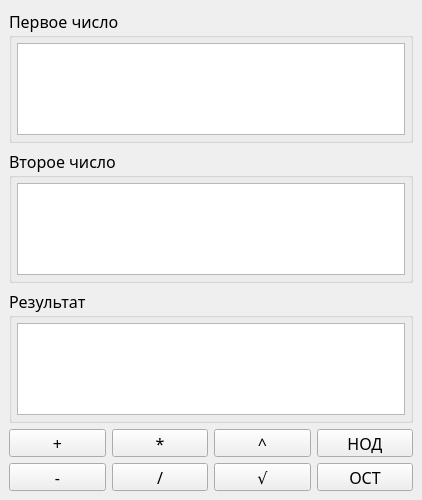
<?xml version="1.0" encoding="UTF-8"?>
<ui version="4.0">
 <class>MainWindow</class>
 <widget class="QMainWindow" name="MainWindow">
  <property name="geometry">
   <rect>
    <x>0</x>
    <y>0</y>
    <width>422</width>
    <height>500</height>
   </rect>
  </property>
  <property name="minimumSize">
   <size>
    <width>422</width>
    <height>500</height>
   </size>
  </property>
  <property name="maximumSize">
   <size>
    <width>422</width>
    <height>520</height>
   </size>
  </property>
  <property name="font">
   <font>
    <family>Hack</family>
    <pointsize>12</pointsize>
   </font>
  </property>
  <property name="windowTitle">
   <string>Long arithmetic Calc</string>
  </property>
  <property name="windowIcon">
   <iconset>
    <normaloff>img/logo.png</normaloff>img/logo.png</iconset>
  </property>
  <property name="windowOpacity">
   <double>1.000000000000000</double>
  </property>
  <widget class="QWidget" name="centralwidget">
   <layout class="QGridLayout" name="gridLayout">
    <item row="2" column="0" colspan="2">
     <widget class="QGroupBox" name="groupBox_3">
      <property name="title">
       <string>Результат</string>
      </property>
      <layout class="QVBoxLayout" name="verticalLayout_3">
       <property name="spacing">
        <number>5</number>
       </property>
       <property name="leftMargin">
        <number>5</number>
       </property>
       <property name="topMargin">
        <number>5</number>
       </property>
       <property name="rightMargin">
        <number>5</number>
       </property>
       <property name="bottomMargin">
        <number>5</number>
       </property>
       <item>
        <widget class="QTextBrowser" name="result">
         <property name="html">
          <string>&lt;!DOCTYPE HTML PUBLIC &quot;-//W3C//DTD HTML 4.0//EN&quot; &quot;http://www.w3.org/TR/REC-html40/strict.dtd&quot;&gt;
&lt;html&gt;&lt;head&gt;&lt;meta name=&quot;qrichtext&quot; content=&quot;1&quot; /&gt;&lt;style type=&quot;text/css&quot;&gt;
p, li { white-space: pre-wrap; }
&lt;/style&gt;&lt;/head&gt;&lt;body style=&quot; font-family:'Hack'; font-size:12pt; font-weight:400; font-style:normal;&quot;&gt;
&lt;p style=&quot;-qt-paragraph-type:empty; margin-top:0px; margin-bottom:0px; margin-left:0px; margin-right:0px; -qt-block-indent:0; text-indent:0px;&quot;&gt;&lt;br /&gt;&lt;/p&gt;&lt;/body&gt;&lt;/html&gt;</string>
         </property>
        </widget>
       </item>
      </layout>
     </widget>
    </item>
    <item row="0" column="0" colspan="2">
     <widget class="QGroupBox" name="groupBox">
      <property name="title">
       <string>Первое число</string>
      </property>
      <layout class="QVBoxLayout" name="verticalLayout">
       <property name="spacing">
        <number>5</number>
       </property>
       <property name="leftMargin">
        <number>5</number>
       </property>
       <property name="topMargin">
        <number>5</number>
       </property>
       <property name="rightMargin">
        <number>5</number>
       </property>
       <property name="bottomMargin">
        <number>5</number>
       </property>
       <item>
        <widget class="QTextEdit" name="first_num_edit">
         <property name="inputMethodHints">
          <set>Qt::ImhMultiLine</set>
         </property>
         <property name="autoFormatting">
          <set>QTextEdit::AutoNone</set>
         </property>
         <property name="html">
          <string>&lt;!DOCTYPE HTML PUBLIC &quot;-//W3C//DTD HTML 4.0//EN&quot; &quot;http://www.w3.org/TR/REC-html40/strict.dtd&quot;&gt;
&lt;html&gt;&lt;head&gt;&lt;meta name=&quot;qrichtext&quot; content=&quot;1&quot; /&gt;&lt;style type=&quot;text/css&quot;&gt;
p, li { white-space: pre-wrap; }
&lt;/style&gt;&lt;/head&gt;&lt;body style=&quot; font-family:'Hack'; font-size:12pt; font-weight:400; font-style:normal;&quot;&gt;
&lt;p style=&quot;-qt-paragraph-type:empty; margin-top:0px; margin-bottom:0px; margin-left:0px; margin-right:0px; -qt-block-indent:0; text-indent:0px;&quot;&gt;&lt;br /&gt;&lt;/p&gt;&lt;/body&gt;&lt;/html&gt;</string>
         </property>
        </widget>
       </item>
      </layout>
     </widget>
    </item>
    <item row="1" column="0" colspan="2">
     <widget class="QGroupBox" name="groupBox_2">
      <property name="title">
       <string>Второе число</string>
      </property>
      <layout class="QVBoxLayout" name="verticalLayout_2">
       <property name="spacing">
        <number>5</number>
       </property>
       <property name="leftMargin">
        <number>5</number>
       </property>
       <property name="topMargin">
        <number>5</number>
       </property>
       <property name="rightMargin">
        <number>5</number>
       </property>
       <property name="bottomMargin">
        <number>5</number>
       </property>
       <item>
        <widget class="QTextEdit" name="second_num_edit">
         <property name="inputMethodHints">
          <set>Qt::ImhMultiLine</set>
         </property>
         <property name="autoFormatting">
          <set>QTextEdit::AutoNone</set>
         </property>
         <property name="html">
          <string>&lt;!DOCTYPE HTML PUBLIC &quot;-//W3C//DTD HTML 4.0//EN&quot; &quot;http://www.w3.org/TR/REC-html40/strict.dtd&quot;&gt;
&lt;html&gt;&lt;head&gt;&lt;meta name=&quot;qrichtext&quot; content=&quot;1&quot; /&gt;&lt;style type=&quot;text/css&quot;&gt;
p, li { white-space: pre-wrap; }
&lt;/style&gt;&lt;/head&gt;&lt;body style=&quot; font-family:'Hack'; font-size:12pt; font-weight:400; font-style:normal;&quot;&gt;
&lt;p style=&quot;-qt-paragraph-type:empty; margin-top:0px; margin-bottom:0px; margin-left:0px; margin-right:0px; -qt-block-indent:0; text-indent:0px;&quot;&gt;&lt;br /&gt;&lt;/p&gt;&lt;/body&gt;&lt;/html&gt;</string>
         </property>
        </widget>
       </item>
      </layout>
     </widget>
    </item>
    <item row="5" column="0" colspan="2">
     <layout class="QHBoxLayout" name="horizontalLayout_2">
      <item>
       <widget class="QPushButton" name="subtraction">
        <property name="sizePolicy">
         <sizepolicy hsizetype="Minimum" vsizetype="Fixed">
          <horstretch>28</horstretch>
          <verstretch>94</verstretch>
         </sizepolicy>
        </property>
        <property name="minimumSize">
         <size>
          <width>94</width>
          <height>28</height>
         </size>
        </property>
        <property name="text">
         <string>-</string>
        </property>
       </widget>
      </item>
      <item>
       <widget class="QPushButton" name="division">
        <property name="sizePolicy">
         <sizepolicy hsizetype="Minimum" vsizetype="Fixed">
          <horstretch>28</horstretch>
          <verstretch>94</verstretch>
         </sizepolicy>
        </property>
        <property name="minimumSize">
         <size>
          <width>94</width>
          <height>28</height>
         </size>
        </property>
        <property name="text">
         <string>/</string>
        </property>
       </widget>
      </item>
      <item>
       <widget class="QPushButton" name="root">
        <property name="sizePolicy">
         <sizepolicy hsizetype="Minimum" vsizetype="Fixed">
          <horstretch>28</horstretch>
          <verstretch>94</verstretch>
         </sizepolicy>
        </property>
        <property name="minimumSize">
         <size>
          <width>94</width>
          <height>28</height>
         </size>
        </property>
        <property name="text">
         <string>√</string>
        </property>
       </widget>
      </item>
      <item>
       <widget class="QPushButton" name="remainder">
        <property name="sizePolicy">
         <sizepolicy hsizetype="Minimum" vsizetype="Fixed">
          <horstretch>28</horstretch>
          <verstretch>94</verstretch>
         </sizepolicy>
        </property>
        <property name="minimumSize">
         <size>
          <width>94</width>
          <height>28</height>
         </size>
        </property>
        <property name="text">
         <string>ОСТ</string>
        </property>
       </widget>
      </item>
     </layout>
    </item>
    <item row="3" column="0" colspan="2">
     <layout class="QHBoxLayout" name="horizontalLayout">
      <item>
       <widget class="QPushButton" name="addition">
        <property name="sizePolicy">
         <sizepolicy hsizetype="Minimum" vsizetype="Fixed">
          <horstretch>28</horstretch>
          <verstretch>94</verstretch>
         </sizepolicy>
        </property>
        <property name="minimumSize">
         <size>
          <width>94</width>
          <height>28</height>
         </size>
        </property>
        <property name="text">
         <string>+</string>
        </property>
       </widget>
      </item>
      <item>
       <widget class="QPushButton" name="multiplication">
        <property name="sizePolicy">
         <sizepolicy hsizetype="Minimum" vsizetype="Fixed">
          <horstretch>28</horstretch>
          <verstretch>94</verstretch>
         </sizepolicy>
        </property>
        <property name="minimumSize">
         <size>
          <width>94</width>
          <height>28</height>
         </size>
        </property>
        <property name="text">
         <string>*</string>
        </property>
       </widget>
      </item>
      <item>
       <widget class="QPushButton" name="exponentiation">
        <property name="sizePolicy">
         <sizepolicy hsizetype="Minimum" vsizetype="Fixed">
          <horstretch>28</horstretch>
          <verstretch>94</verstretch>
         </sizepolicy>
        </property>
        <property name="minimumSize">
         <size>
          <width>94</width>
          <height>28</height>
         </size>
        </property>
        <property name="text">
         <string>^</string>
        </property>
       </widget>
      </item>
      <item>
       <widget class="QPushButton" name="gdc">
        <property name="sizePolicy">
         <sizepolicy hsizetype="Minimum" vsizetype="Fixed">
          <horstretch>28</horstretch>
          <verstretch>94</verstretch>
         </sizepolicy>
        </property>
        <property name="minimumSize">
         <size>
          <width>94</width>
          <height>28</height>
         </size>
        </property>
        <property name="text">
         <string>НОД</string>
        </property>
       </widget>
      </item>
     </layout>
    </item>
   </layout>
  </widget>
 </widget>
 <tabstops>
  <tabstop>first_num_edit</tabstop>
  <tabstop>second_num_edit</tabstop>
  <tabstop>result</tabstop>
  <tabstop>addition</tabstop>
  <tabstop>subtraction</tabstop>
  <tabstop>multiplication</tabstop>
  <tabstop>division</tabstop>
  <tabstop>exponentiation</tabstop>
  <tabstop>root</tabstop>
  <tabstop>gdc</tabstop>
  <tabstop>remainder</tabstop>
 </tabstops>
 <resources/>
 <connections/>
</ui>
